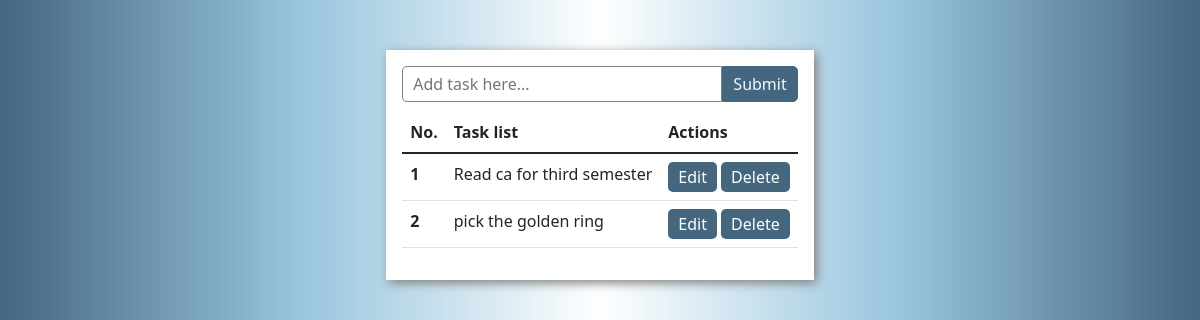
The app's page /, older data.
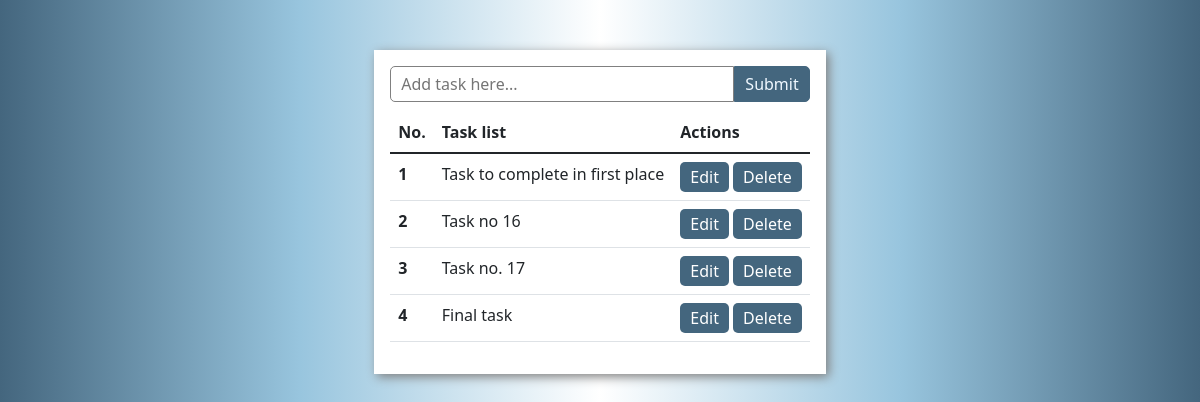
The same page, newer data.
### main_app/models.py (models this page shows, shortened)
class Todo(models.Model):
    title = models.CharField(max_length=150)
    description = models.CharField(max_length=500,blank=True)
    datetime = models.DateTimeField(auto_now_add=True)
    complete = models.BooleanField(default=False)
    class Meta:
        ordering = ['complete']

### main_app/views.py (the view)
# urls.py: path('',views.todoList,name='all_todo_list'),
def todoList(request):
    all_list = Todo.objects.all()
    form = TodoForm()
    if request.method == 'POST':
        obj = TodoForm(request.POST)
        if obj.is_valid():
            obj.save()
            return redirect('/')
    context = {
        'all_list':all_list,
        'form':form
    }
    return render(request,'index.html',context)

### main_app/forms.py
class TodoForm(ModelForm):
    title = forms.CharField(widget=forms.TextInput(attrs={'placeholder':'Add task here...'}))
    class Meta:
        model = Todo
        fields = '__all__'

### templates/index.html (shortened to what this page needs)
{% extends 'base.html' %}
{% block body %}
<form action="/" method="POST" class="bdr">
  <div class="d-flex w-100 flex-row align-items-center" style="width: 100%;">
    {{form.title}}
    <button type="submit" class="cs-create_btn">Submit</button>
  </div>
</form>
<table class="table">
  <thead>
  <tr>
    <th scope="col">No.</th>
    <th scope="col">Task list</th>
    <th scope="col">Actions</th>
  </tr>
</thead>
<tbody>
  {% for each in all_list %}
  <tr>
    <th scope="row">{{forloop.counter}}</th>
    <td>
      {% if each.complete == True %}
        <strike>{{each.title}}</strike>
      {% else %}
        {{each.title}}
      {% endif %}
    </td>
    <td>
      <button type="submit" class="cs-btn"><a href="{% url 'update_todo' each.id %}" class="url_txt">Edit</a></button>
      <button type="submit" class="cs-btn"><a href="{% url 'delete' each.id %}" class="url_txt">Delete</a></button>
    </td>
  </tr>
  {% endfor %}
</tbody>
</table>
{% endblock body %}

### templates/base.html (shortened to what this page needs)
<!doctype html>
<html lang="en">
  <head>
    <link rel="stylesheet" href="https://use.fontawesome.com/releases/v5.13.0/css/all.css">
    <link href="https://cdn.jsdelivr.net/npm/bootstrap@5.1.3/dist/css/bootstrap.min.css" rel="stylesheet">
  </head>
  <body>
    <div class="container">
        <div class="box-cover d-flex justify-content-center align-items-center">
            <div class="box p-3">
                {% block body %}
                {% endblock body %}
            </div>
        </div>
    </div>
  </body>
</html>

### templates/base.html (style rules this page uses)
body { background-image: linear-gradient(to right, #44667E, #98C5DE, white, #98C5DE, #44667E);; }
.box { margin-top: 50px; box-shadow: 3px 3px 10px grey; background-color: white; }
.bdr { padding-bottom: 10px; }
.cs-btn { background-color:#44667E; font: 16px; padding: 3px 10px; border: none; outline: none; color: aliceblue; border-radius: 5px; }
.cs-create_btn { background-color:#44667E; font: 16px; padding: 5px 10px; border: none; outline: none; color: aliceblue; border-radius: 0px 5px 5px 0px; border: 1px solid #44667E; }
input { width:100%; padding:5px 10px; font: 16px; outline: none; border-radius: 5px 0px 0px 5px; border: 1px solid grey; }
.url_txt { text-decoration: none; color: white; }

Row changes from the older to the newer data that the page shows:
removed Todo: title "Read ca for third semester"
removed Todo: title "pick the golden ring"
added Todo: title "Task to complete in first place"
added Todo: title "Task no 16"
added Todo: title "Task no. 17"
added Todo: title "Final task"
